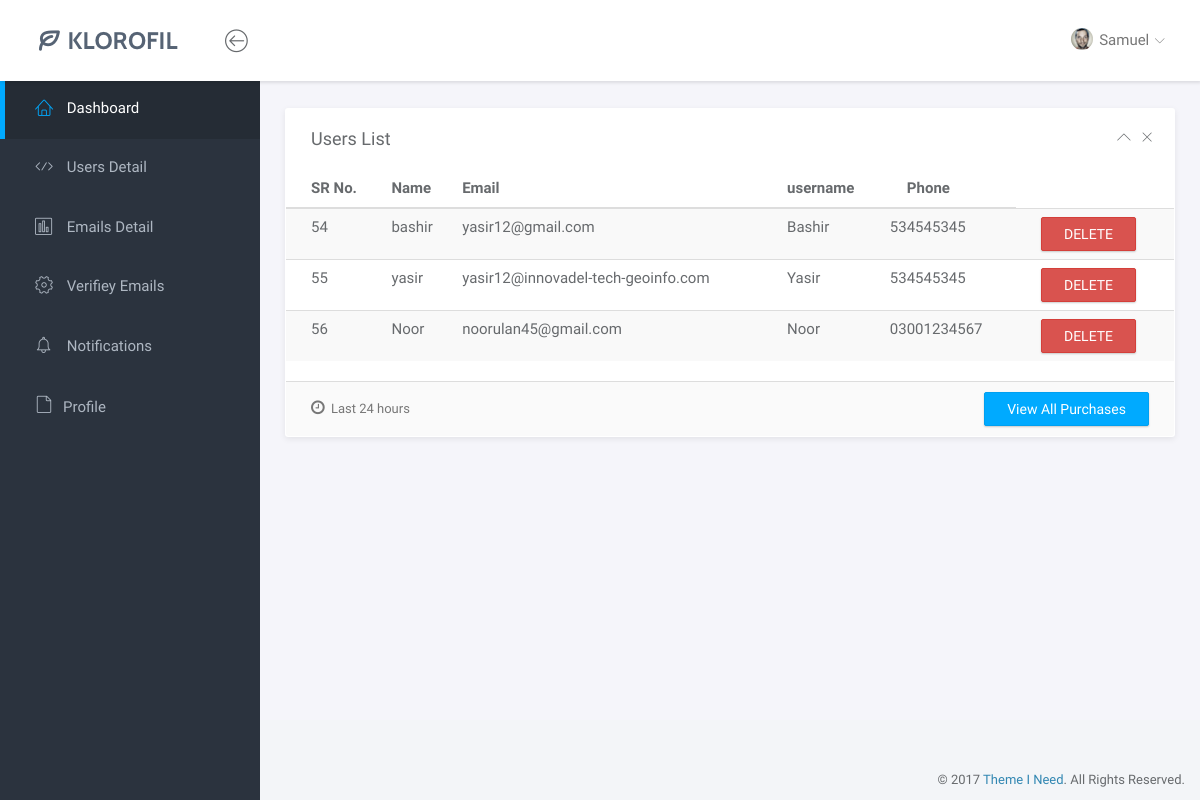
/admin-panel/users.php, run on an earlier commit of the app's database.
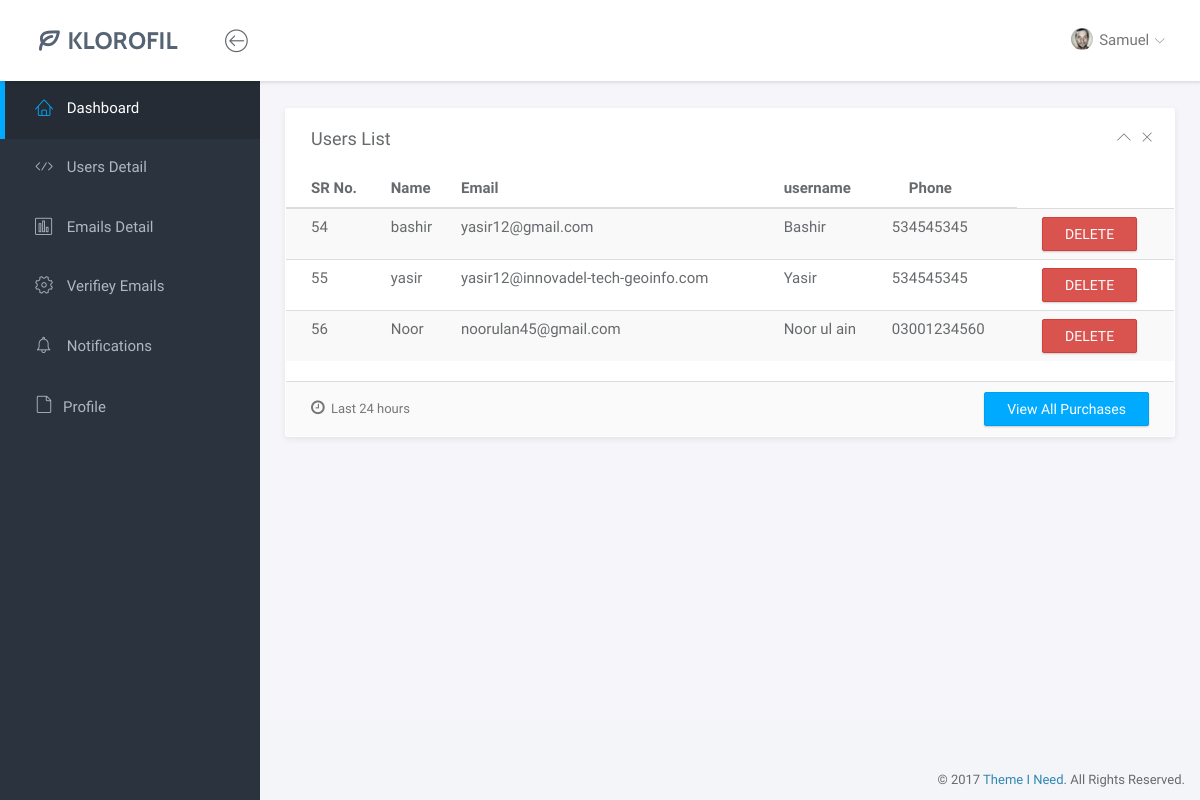
And on a later commit of the database.
### tables this page shows
CREATE TABLE `user` (
  `id` int(11) NOT NULL,
  `username` varchar(250) NOT NULL,
  `email` varchar(250) NOT NULL,
  `full_name` varchar(250) NOT NULL,
  `phone` varchar(250) NOT NULL,
  `password` varchar(250) NOT NULL,
  `image` varchar(500) NOT NULL
);

### admin-panel/users.php (the view, shortened to what this page needs)
<?php include ('header.php')  ?>
<?php include ('sidebar.php')  ?>
		<div class="main">
			<div class="main-content">
				<div class="container-fluid">
                    <div class="row">
                    <div class="col-md-12">
							<div class="panel">
								<div class="panel-heading">
									<h3 class="panel-title">Users List</h3>
									<div class="right">
										<button type="button" class="btn-toggle-collapse"><i class="lnr lnr-chevron-up"></i></button>
										<button type="button" class="btn-remove"><i class="lnr lnr-cross"></i></button>
									</div>
								</div>
								<div class="panel-body no-padding">
									<table class="table table-striped">
										<thead>
											<tr>
												<th>SR No.</th>
												<th>Name</th>
												<th>Email</th>
												<th>username</th>
												<th>Phone</th>
											</tr>
										</thead>
										<tbody>
										<?php
                                        include ('support/connection.php');
										$select = "SELECT * FROM user";
										$result = mysqli_query($con, $select);
									    while($row = $result->fetch_assoc()){ ?>
											<tr>
											    <td><?php echo $row['id']  ?></td>
												<td><?php echo $row['username']  ?></td>
												<td><?php echo $row['email']  ?></td>
												<td><?php echo $row['full_name']  ?></td>
												<td><?php echo $row['phone']  ?></td>
												<td><a class="text-secondary btn btn-danger" href="support/delUser.php?id=<?php echo $row['id'] ?>" >DELETE</a></td>
											</tr>
                                        <?php
									       }
									    ?>
										</tbody>
									</table>
								</div>
								<div class="panel-footer">
									<div class="row">
										<div class="col-md-6"><span class="panel-note"><i class="fa fa-clock-o"></i> Last 24 hours</span></div>
										<div class="col-md-6 text-right"><a href="#" class="btn btn-primary">View All Purchases</a></div>
									</div>
								</div>
							</div>
						</div>
                    </div>
				</div>
			</div>
		</div>
        <?php include ('footer.php') ?>

What changed in the data, as far as the page shows it:
changed user "Noor": full_name "Noor" → "Noor ul ain"; phone "03001234567" → "03001234560"
